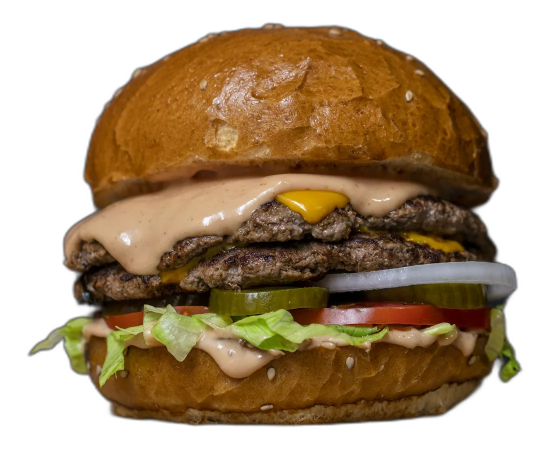
#> input picture demos/cinder-and-bun/img/subject.webp, 1100 x 898 px (shown at 1/2 size)
$ python make_layers.py ../demos/cinder-and-bun/img/subject-m.webp ../demos/cinder-and-bun/img/subject.webp
#> lines starting #> are read from the running program, lines starting #| are printed output that depends on the picture
#!/usr/bin/env python3
"""Cuts a food photo into hero layers for a demo page.
  python3 tools/make_layers.py <slug> <photo.jpg> [--tint "#0c0a08" --alpha 0.45 --dim 0.6]
Writes demos/<slug>/img/subject.webp, subject-m.webp (alpha cutout) and plate.webp (blurred, darkened backdrop).
Needs:  pip install rembg onnxruntime pillow  (first run downloads the u2net model)."""
import os, sys
from PIL import Image, ImageFilter, ImageEnhance
from rembg import remove, new_session

ROOT = os.path.dirname(os.path.dirname(os.path.abspath(__file__)))


def main():
    slug, src = sys.argv[1], sys.argv[2]
    args = sys.argv[3:]
    opt = lambda k, d: type(d)(args[args.index(k) + 1]) if k in args else d
    tint, alpha, dim = opt("--tint", "#0c0a08"), opt("--alpha", 0.45), opt("--dim", 0.6)
    pad = 0.04
    out = os.path.join(ROOT, "demos", slug, "img")
    os.makedirs(out, exist_ok=True)
    im = Image.open(src).convert("RGB")
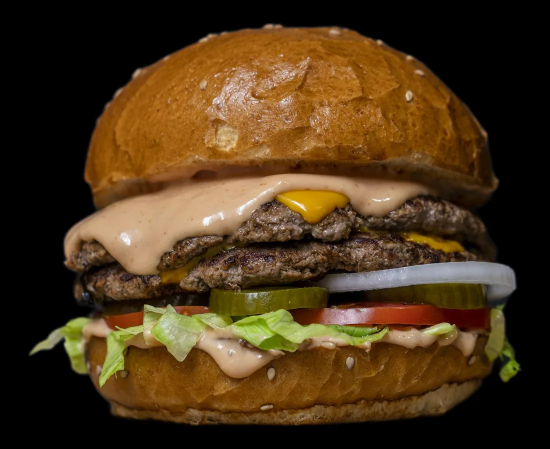
#> im: PIL image 1100x898 RGB (shown at 1/2 size); mean R, G, B 74.2, 52.4, 25
    cut = remove(im, session=new_session("u2net"))
    box = cut.getchannel("A").point(lambda a: 255 if a > 24 else 0).getbbox()
    px, py = int(im.width * pad), int(im.height * pad)
    box = (max(0, box[0] - px), max(0, box[1] - py), min(im.width, box[2] + px), min(im.height, box[3] + py))
    cut = cut.crop(box)
    for name, w in (("subject.webp", 1100), ("subject-m.webp", 640)):
        c = cut.resize((w, int(cut.height * w / cut.width)), Image.LANCZOS)
        c.save(os.path.join(out, name), "WEBP", quality=82, method=6, exact=True)
        print(name, c.size)
    plate = im.resize((1200, int(im.height * 1200 / im.width)), Image.LANCZOS).filter(ImageFilter.GaussianBlur(28))
    plate = ImageEnhance.Brightness(plate).enhance(dim)
    plate = Image.blend(plate, Image.new("RGB", plate.size, tint), alpha)
    plate.save(os.path.join(out, "plate.webp"), "WEBP", quality=70, method=6)
    print("plate.webp", plate.size)


if __name__ == "__main__":
    main()
#> (the call stopped at in main, `cut = remove(im, session=new_session("u2net"))`: rembg is not available in this run)
